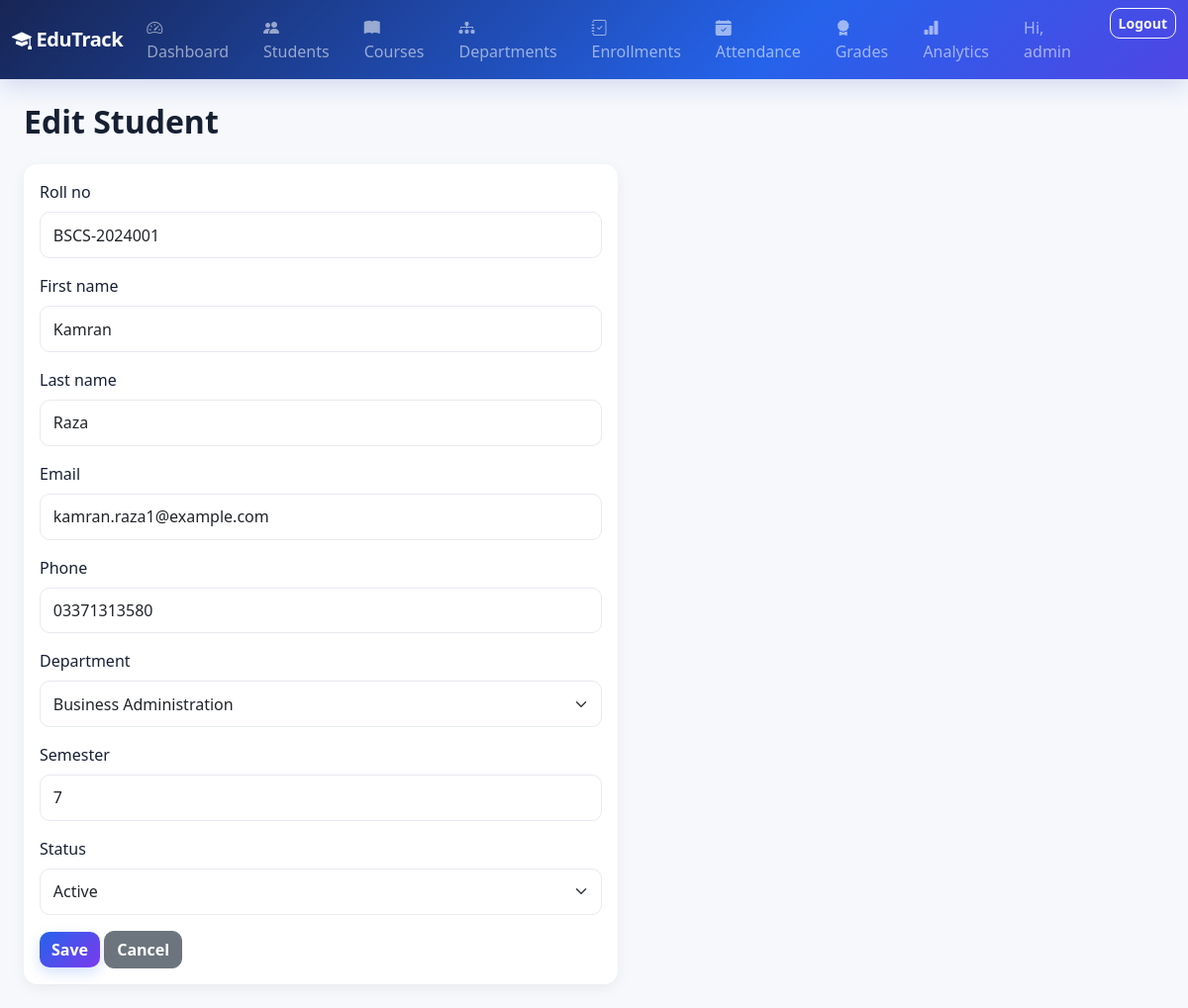
The page /students/1/edit/ (signed in) on the database its author committed.
### core/models.py (models this page shows, shortened)
class Student(models.Model):
    STATUS_CHOICES = [
        ("active", "Active"),
        ("graduated", "Graduated"),
        ("suspended", "Suspended"),
    ]
    roll_no = models.CharField(max_length=20, unique=True)
    first_name = models.CharField(max_length=60)
    last_name = models.CharField(max_length=60)
    email = models.EmailField(unique=True)
    phone = models.CharField(max_length=20, blank=True)
    department = models.ForeignKey(
        Department, on_delete=models.SET_NULL, null=True, related_name="students"
    )
    semester = models.PositiveSmallIntegerField(default=1)
    status = models.CharField(max_length=15, choices=STATUS_CHOICES, default="active")
    enrollment_date = models.DateField(auto_now_add=True)
    courses = models.ManyToManyField(Course, through="Enrollment", related_name="students")
    class Meta:
        ordering = ["roll_no"]

### core/views.py (the view)
# urls.py: path("students/<int:pk>/edit/", views.StudentUpdateView.as_view(), name="student-edit"),
class StudentUpdateView(LoginRequiredMixin, UpdateView):
    model = Student
    form_class = StudentForm
    template_name = "core/student_form.html"
    success_url = reverse_lazy("core:student-list")

### core/forms.py
class StudentForm(forms.ModelForm):
    class Meta:
        model = Student
        fields = ["roll_no", "first_name", "last_name", "email", "phone", "department", "semester", "status"]
        widgets = {
            "roll_no": forms.TextInput(attrs={"class": "form-control"}),
            "first_name": forms.TextInput(attrs={"class": "form-control"}),
            "last_name": forms.TextInput(attrs={"class": "form-control"}),
            "email": forms.EmailInput(attrs={"class": "form-control"}),
            "phone": forms.TextInput(attrs={"class": "form-control"}),
            "department": forms.Select(attrs={"class": "form-select"}),
            "semester": forms.NumberInput(attrs={"class": "form-control"}),
            "status": forms.Select(attrs={"class": "form-select"}),
        }

### core/models.py (called while the page is built)
    def __str__(self):
        return self.name

### core/templates/core/student_form.html (shortened to what this page needs)
{% extends "base.html" %}
{% block content %}
<h2 class="fw-bold mb-4">{% if object %}Edit{% else %}Add{% endif %} Student</h2>
<div class="table-card" style="max-width: 600px;">
  <form method="post">
    {% for field in form %}
    <div class="mb-3">
      <label class="form-label">{{ field.label }}</label>
      {{ field }}
    </div>
    {% endfor %}
    <button type="submit" class="btn btn-primary">Save</button>
    <a href="{% url 'core:student-list' %}" class="btn btn-secondary">Cancel</a>
  </form>
</div>
{% endblock %}

### templates/base.html (shortened to what this page needs)
{% load static %}
<!DOCTYPE html>
<html lang="en">
<head>
    <link href="https://cdn.jsdelivr.net/npm/bootstrap@5.3.3/dist/css/bootstrap.min.css" rel="stylesheet">
    <link href="https://cdn.jsdelivr.net/npm/bootstrap-icons@1.11.3/font/bootstrap-icons.css" rel="stylesheet">
    <link rel="stylesheet" href="{% static 'css/style.css' %}">
</head>
<body>
{% if user.is_authenticated %}
<nav class="navbar navbar-expand-lg navbar-dark edutrack-navbar">
  <div class="container-fluid">
    <a class="navbar-brand fw-bold" href="{% url 'core:home' %}"><i class="bi bi-mortarboard-fill"></i> EduTrack</a>
    <div class="collapse navbar-collapse" id="nav">
      <ul class="navbar-nav me-auto mb-2 mb-lg-0">
        <li class="nav-item"><a class="nav-link" href="{% url 'core:home' %}"><i class="bi bi-speedometer2"></i> Dashboard</a></li>
        <li class="nav-item"><a class="nav-link" href="{% url 'core:student-list' %}"><i class="bi bi-people-fill"></i> Students</a></li>
        <li class="nav-item"><a class="nav-link" href="{% url 'core:course-list' %}"><i class="bi bi-book-fill"></i> Courses</a></li>
        <li class="nav-item"><a class="nav-link" href="{% url 'core:department-list' %}"><i class="bi bi-diagram-3-fill"></i> Departments</a></li>
        <li class="nav-item"><a class="nav-link" href="{% url 'core:enrollment-list' %}"><i class="bi bi-journal-check"></i> Enrollments</a></li>
        <li class="nav-item"><a class="nav-link" href="{% url 'core:attendance-list' %}"><i class="bi bi-calendar-check-fill"></i> Attendance</a></li>
        <li class="nav-item"><a class="nav-link" href="{% url 'core:grade-list' %}"><i class="bi bi-award-fill"></i> Grades</a></li>
        <li class="nav-item"><a class="nav-link" href="{% url 'analytics:dashboard' %}"><i class="bi bi-bar-chart-fill"></i> Analytics</a></li>
      </ul>
      <ul class="navbar-nav">
        <li class="nav-item"><span class="nav-link text-light-50">Hi, {{ user.username }}</span></li>
        <li class="nav-item">
          <form method="post" action="{% url 'logout' %}" class="d-inline">
            <button class="btn btn-sm btn-outline-light ms-2" type="submit">Logout</button>
          </form>
        </li>
      </ul>
    </div>
  </div>
</nav>
{% endif %}
<div class="container-fluid py-4 px-4">
{% block content %}{% endblock %}
</div>
</body>
</html>

### static/css/style.css (style rules this page uses)
:root { --edutrack-primary: #4361ee; --edutrack-dark: #1a1a2e; }
body { background-color: #f5f7fb; }
.edutrack-navbar { background: linear-gradient(90deg, var(--edutrack-dark), var(--edutrack-primary)); }
.table-card { background: #fff; border-radius: 14px; padding: 1rem; box-shadow: 0 4px 14px rgba(0,0,0,0.06); }
:root { --et-primary: #2563eb; --et-primary-dark: #1d4ed8; --et-accent: #7c3aed; --et-bg: #f6f8fc; --et-surface: #ffffff; --et-text: #172033; --et-muted: #667085; --et-border: #e7eaf0; --et-success: #16a34a; --et-warning: #d97706; --et-danger: #dc2626; --et-shadow: 0 10px 30px rgba(15, 23, 42, .07); }
body { background: var(--et-bg); color: var(--et-text); }
.navbar { background: linear-gradient(135deg, #172554 0%, #2563eb 65%, #4f46e5 100%) !important; box-shadow: 0 6px 24px rgba(30, 64, 175, .18); }
.navbar-brand { letter-spacing: -.02em; }
.btn { border-radius: 10px; font-weight: 600; transition: all .18s ease; }
.btn-primary { background: linear-gradient(135deg, var(--et-primary), var(--et-accent)); border: none; box-shadow: 0 5px 14px rgba(37, 99, 235, .20); }
.form-control, .form-select { border: 1px solid var(--et-border); border-radius: 10px; padding: .65rem .8rem; }
a { transition: color .15s ease; }

### rows shown on the page
Student: form "BSCS-2024001" "Kamran" "Raza" "kamran.raza1@example.com" "03371313580" "Business Administration" "7" "Active"

### other values the page prints
{{ user.username }} "admin"
{{ field.label }} "Roll no" "First name" "Last name" "Email" "Phone" "Department" "Semester" "Status"
